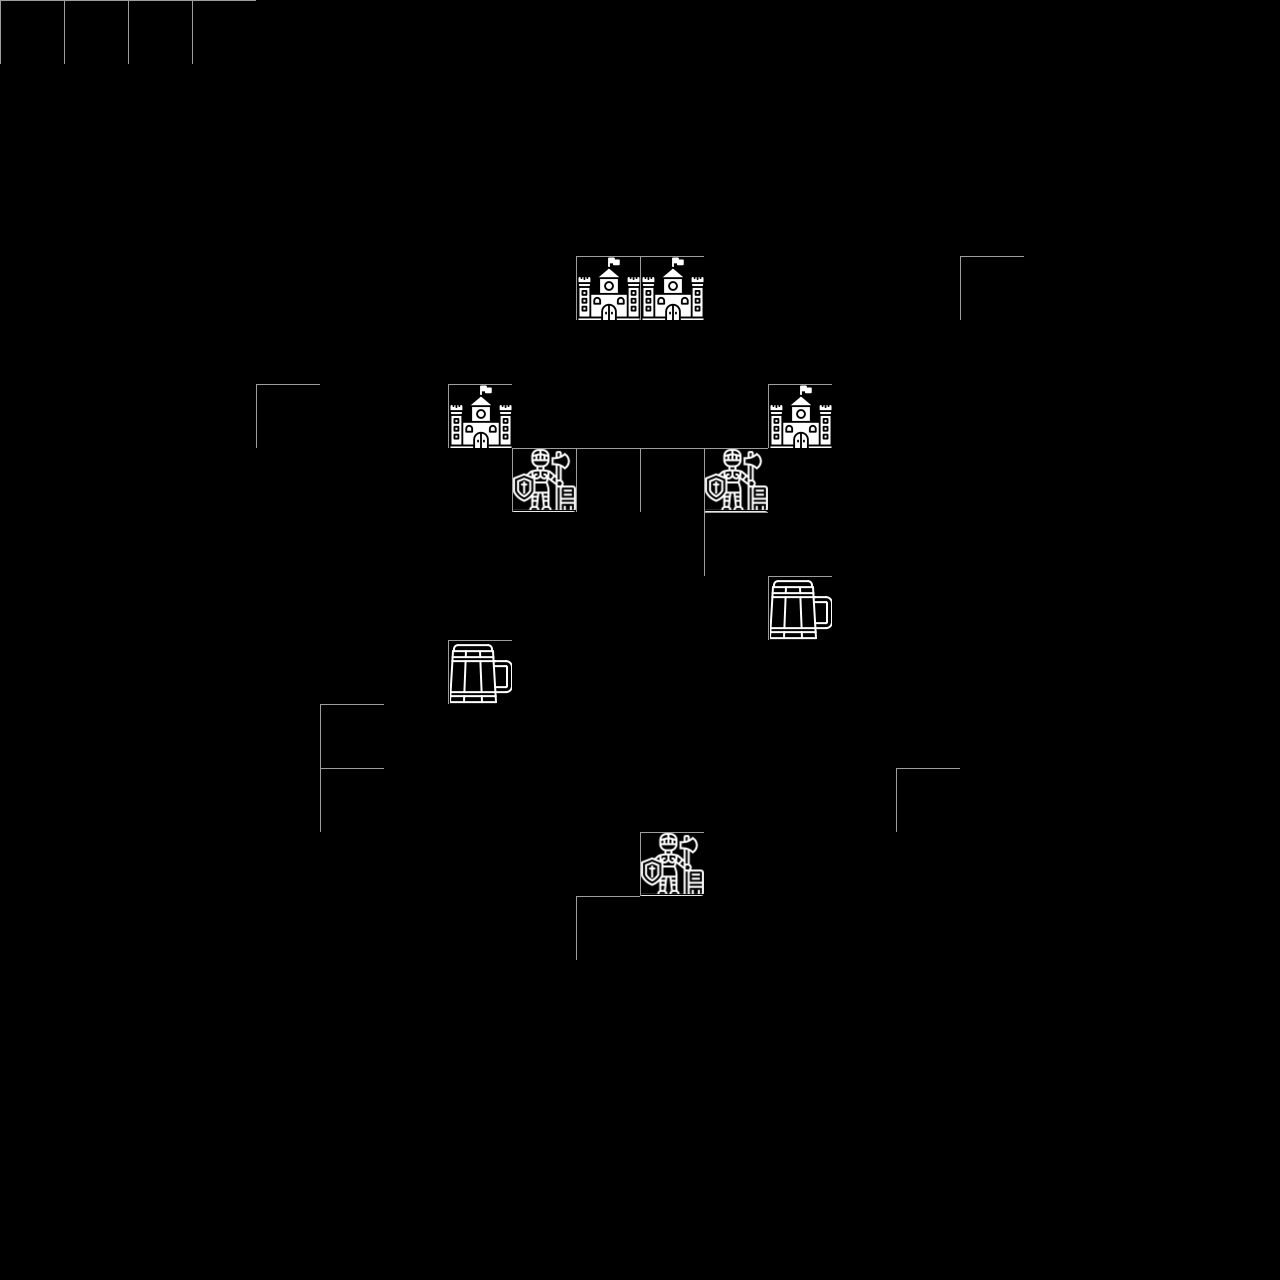

A level layout from a 2D game, rendered from its tile map. Below: a short description, then the map file with tile-grid data replaced by summaries:
An orthogonal 20x20 tile map with 64x64 px tiles, 1 tile layer (Background) and 10 objects (Player, topLeftCastle, topRightCastle, bottomLeftCastle, bottomRightCastle, ...).

<map version="1.9" tiledversion="1.9.2" orientation="orthogonal" renderorder="right-down" width="20" height="20" tilewidth="64" tileheight="64" infinite="0" nextlayerid="4" nextobjectid="43">
 <tileset firstgid="1" source="tiles.tsx" />
 <objectgroup id="3" name="objects">
  <object id="24" name="Player" x="640" y="1152" width="64" height="64" />
  <object id="33" name="topLeftCastle" x="577" y="319">
   <polygon points="0,0 0,-63.5 62.5,-63 62.5,1" />
  </object>
  <object id="35" name="topRightCastle" x="639" y="256">
   <polygon points="0,0 65,0 65,64.5 1.5,64" />
  </object>
  <object id="36" name="bottomLeftCastle" x="448" y="384.5">
   <polygon points="0,0 63,0 64.5,63 0.5,62.5" />
  </object>
  <object id="37" name="bottomRightCastle" x="767.5" y="384">
   <polygon points="0,0 65,0.5 65,63 0.5,63.5" />
  </object>
  <object id="38" name="entryGuard" x="639.5" y="832">
   <polygon points="0,0 63.5,0 64.5,64 1,65" />
  </object>
  <object id="39" name="leftTavern" x="447.5" y="640">
   <polygon points="0,0 64,0 64,63.5 1,63" />
  </object>
  <object id="40" name="rightTavern" x="767.5" y="576.5">
   <polygon points="0,0 65,-1 64.5,63.5 1,64" />
  </object>
  <object id="41" name="leftGuard" x="512.5" y="447.5">
   <polygon points="0,0 64,-0.5 63,63 -0.5,64" />
  </object>
  <object id="42" name="rightGuard" x="705" y="448">
   <polygon points="0,0 62,0 63,63.5 0,63.5" />
  </object>
 </objectgroup>
 <layer id="1" name="Background" width="20" height="20">
  <data>[400 cells, 22 non-empty, 6 distinct tile ids]</data>
 </layer>
</map>
